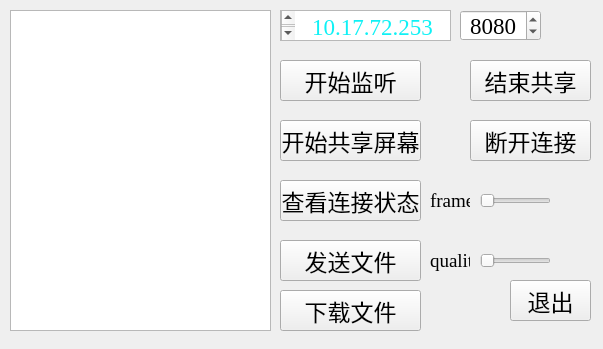
<?xml version="1.0" encoding="UTF-8"?>
<ui version="4.0">
 <class>Server</class>
 <widget class="QMainWindow" name="Server">
  <property name="geometry">
   <rect>
    <x>0</x>
    <y>0</y>
    <width>603</width>
    <height>349</height>
   </rect>
  </property>
  <property name="font">
   <font>
    <family>Times New Roman</family>
    <pointsize>17</pointsize>
   </font>
  </property>
  <property name="windowTitle">
   <string>Server</string>
  </property>
  <property name="windowIcon">
   <iconset resource="resources.qrc">
    <normaloff>:/images/server.png</normaloff>:/images/server.png</iconset>
  </property>
  <widget class="QWidget" name="centralwidget">
   <widget class="QTextEdit" name="ip_text">
    <property name="geometry">
     <rect>
      <x>280</x>
      <y>10</y>
      <width>171</width>
      <height>31</height>
     </rect>
    </property>
    <property name="layoutDirection">
     <enum>Qt::LayoutDirection::RightToLeft</enum>
    </property>
    <property name="html">
     <string>&lt;!DOCTYPE HTML PUBLIC &quot;-//W3C//DTD HTML 4.0//EN&quot; &quot;http://www.w3.org/TR/REC-html40/strict.dtd&quot;&gt;
&lt;html&gt;&lt;head&gt;&lt;meta name=&quot;qrichtext&quot; content=&quot;1&quot; /&gt;&lt;meta charset=&quot;utf-8&quot; /&gt;&lt;style type=&quot;text/css&quot;&gt;
p, li { white-space: pre-wrap; }
hr { height: 1px; border-width: 0; }
li.unchecked::marker { content: &quot;\2610&quot;; }
li.checked::marker { content: &quot;\2612&quot;; }
&lt;/style&gt;&lt;/head&gt;&lt;body style=&quot; font-family:'Times New Roman'; font-size:17pt; font-weight:400; font-style:normal;&quot;&gt;
&lt;p align=&quot;center&quot; style=&quot; margin-top:0px; margin-bottom:0px; margin-left:0px; margin-right:0px; -qt-block-indent:0; text-indent:0px;&quot;&gt;&lt;span style=&quot; color:#0ff1f5;&quot;&gt;10.17.72.253&lt;/span&gt;&lt;/p&gt;&lt;/body&gt;&lt;/html&gt;</string>
    </property>
    <property name="overwriteMode">
     <bool>false</bool>
    </property>
   </widget>
   <widget class="QSpinBox" name="port_box">
    <property name="geometry">
     <rect>
      <x>460</x>
      <y>10</y>
      <width>81</width>
      <height>31</height>
     </rect>
    </property>
    <property name="alignment">
     <set>Qt::AlignmentFlag::AlignCenter</set>
    </property>
    <property name="minimum">
     <number>1000</number>
    </property>
    <property name="maximum">
     <number>9999</number>
    </property>
    <property name="value">
     <number>8080</number>
    </property>
   </widget>
   <widget class="QPushButton" name="listen_btn">
    <property name="geometry">
     <rect>
      <x>280</x>
      <y>60</y>
      <width>141</width>
      <height>41</height>
     </rect>
    </property>
    <property name="text">
     <string>开始监听</string>
    </property>
   </widget>
   <widget class="QPushButton" name="exit_btn">
    <property name="geometry">
     <rect>
      <x>510</x>
      <y>280</y>
      <width>81</width>
      <height>41</height>
     </rect>
    </property>
    <property name="text">
     <string>退出</string>
    </property>
   </widget>
   <widget class="QPlainTextEdit" name="chat_frame">
    <property name="geometry">
     <rect>
      <x>10</x>
      <y>10</y>
      <width>261</width>
      <height>321</height>
     </rect>
    </property>
   </widget>
   <widget class="QPushButton" name="close_btn">
    <property name="geometry">
     <rect>
      <x>470</x>
      <y>120</y>
      <width>121</width>
      <height>41</height>
     </rect>
    </property>
    <property name="text">
     <string>断开连接</string>
    </property>
   </widget>
   <widget class="QPushButton" name="sendfile_btn">
    <property name="geometry">
     <rect>
      <x>280</x>
      <y>240</y>
      <width>141</width>
      <height>41</height>
     </rect>
    </property>
    <property name="text">
     <string>发送文件</string>
    </property>
   </widget>
   <widget class="QPushButton" name="download_file_btn">
    <property name="geometry">
     <rect>
      <x>280</x>
      <y>290</y>
      <width>141</width>
      <height>41</height>
     </rect>
    </property>
    <property name="text">
     <string>下载文件</string>
    </property>
   </widget>
   <widget class="QPushButton" name="search_btn">
    <property name="geometry">
     <rect>
      <x>280</x>
      <y>180</y>
      <width>141</width>
      <height>41</height>
     </rect>
    </property>
    <property name="text">
     <string>查看连接状态</string>
    </property>
   </widget>
   <widget class="QPushButton" name="start_screen_shared">
    <property name="geometry">
     <rect>
      <x>280</x>
      <y>120</y>
      <width>141</width>
      <height>41</height>
     </rect>
    </property>
    <property name="text">
     <string>开始共享屏幕</string>
    </property>
   </widget>
   <widget class="QPushButton" name="close_shared_btn">
    <property name="geometry">
     <rect>
      <x>470</x>
      <y>60</y>
      <width>121</width>
      <height>41</height>
     </rect>
    </property>
    <property name="text">
     <string>结束共享</string>
    </property>
   </widget>
   <widget class="QSlider" name="frame_ratio_slider">
    <property name="geometry">
     <rect>
      <x>480</x>
      <y>190</y>
      <width>71</width>
      <height>21</height>
     </rect>
    </property>
    <property name="minimum">
     <number>20</number>
    </property>
    <property name="maximum">
     <number>60</number>
    </property>
    <property name="orientation">
     <enum>Qt::Orientation::Horizontal</enum>
    </property>
    <property name="tickInterval">
     <number>1</number>
    </property>
   </widget>
   <widget class="QSlider" name="quality_slider">
    <property name="geometry">
     <rect>
      <x>480</x>
      <y>250</y>
      <width>71</width>
      <height>21</height>
     </rect>
    </property>
    <property name="minimum">
     <number>10</number>
    </property>
    <property name="maximum">
     <number>100</number>
    </property>
    <property name="orientation">
     <enum>Qt::Orientation::Horizontal</enum>
    </property>
    <property name="tickInterval">
     <number>1</number>
    </property>
   </widget>
   <widget class="QLabel" name="label">
    <property name="geometry">
     <rect>
      <x>430</x>
      <y>180</y>
      <width>40</width>
      <height>41</height>
     </rect>
    </property>
    <property name="font">
     <font>
      <family>Times New Roman</family>
      <pointsize>14</pointsize>
     </font>
    </property>
    <property name="text">
     <string>frame</string>
    </property>
   </widget>
   <widget class="QLabel" name="label_2">
    <property name="geometry">
     <rect>
      <x>430</x>
      <y>240</y>
      <width>40</width>
      <height>41</height>
     </rect>
    </property>
    <property name="font">
     <font>
      <family>Times New Roman</family>
      <pointsize>14</pointsize>
     </font>
    </property>
    <property name="text">
     <string>quality</string>
    </property>
   </widget>
   <widget class="QLabel" name="frame_ratio_label">
    <property name="geometry">
     <rect>
      <x>560</x>
      <y>190</y>
      <width>40</width>
      <height>21</height>
     </rect>
    </property>
    <property name="font">
     <font>
      <family>Times New Roman</family>
      <pointsize>10</pointsize>
     </font>
    </property>
    <property name="text">
     <string/>
    </property>
   </widget>
   <widget class="QLabel" name="quality_label">
    <property name="geometry">
     <rect>
      <x>560</x>
      <y>250</y>
      <width>40</width>
      <height>21</height>
     </rect>
    </property>
    <property name="font">
     <font>
      <family>Times New Roman</family>
      <pointsize>10</pointsize>
     </font>
    </property>
    <property name="text">
     <string/>
    </property>
   </widget>
  </widget>
 </widget>
 <resources>
  <include location="resources.qrc"/>
 </resources>
 <connections/>
</ui>
